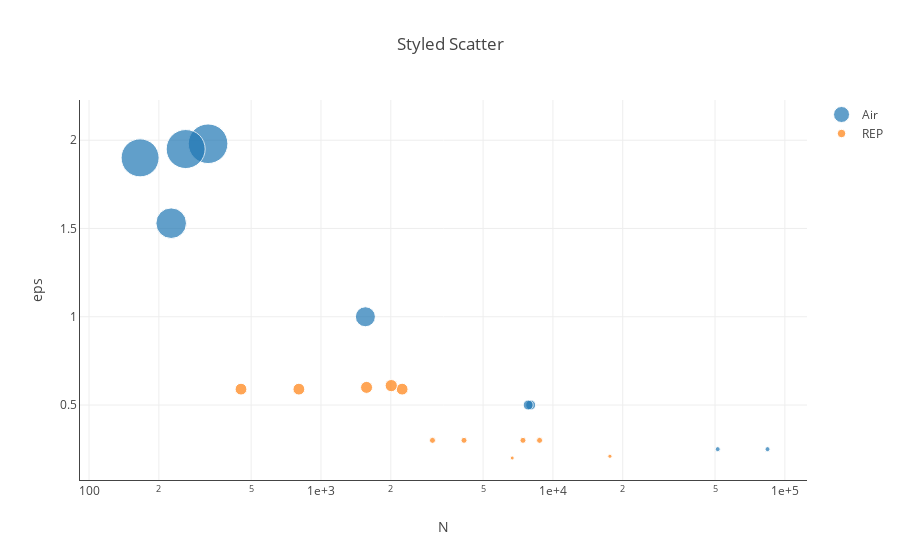

The code cell stored with this chart in its notebook:
### Code cell
varx = 'N'
vary = 'eps'
varname = 'E'
varhover = ['T', 'S']
varsize = 'eps'
factorsize = 20.

traces = []
for vn in df[varname].unique().tolist():
    
    dfaux = df[ df[varname] == vn ]
    
    d = pd.DataFrame()
        
    for k,i in enumerate(varhover):
        d[i] = i + ':' + dfaux[i].astype('str')
        if k < len(varhover) - 1:
            d[i] = d[i].astype('str') + ', '
    
    
    trace0 = go.Scatter(
        x = dfaux[varx],
        y = dfaux[vary],
        name = vn,
        text = d.sum(axis = 1).values.tolist(),
        mode = 'markers',
        marker = dict(
            size = dfaux[varsize] * factorsize,
            #color = 'rgba(152, 0, 0, .8)',
            #line = dict(
                #width = 2,
                #color = 'rgb(0, 0, 0)'
            #)
        )
    )
    
    traces.append(trace0)

data = traces

layout = dict(title = 'Styled Scatter',
              yaxis = dict(title = vary,
                           zeroline = True,
                           showgrid = True,
                           showline = True),
              xaxis = dict(title = varx,
                           zeroline = True,
                           showline = True, 
                           exponentformat='e',
                           showexponent='All',
                           type = 'log')
             )

fig = dict(data= traces, layout=layout)


py.iplot(fig, filename='styled-scatter.html')

### Figure 1 — Plotly figure (JSON) as saved in the notebook; plotly's stock layout.template omitted (floating-point values rounded to 4 significant figures)
{"data": [{"marker": {"size": [20, 10, 10, 5, 5, 39.6, 30.6, 38, 39]}, "mode": "markers", "name": "Air", "text": ["T:20.0, S:tournage", "T:20.0, S:tournage", "T:20.0, S:tournage", "T:20.0, S:poli", "T:20.0, S:poli", "T:20.0, S:tournage", "T:20.0, S:poli", "T:20.0, S:tournage", "T:20.0, S:tournage"], "type": "scatter", "x": [1554, 8022, 7823, 51340, 84201, 326, 226, 166, 261], "y": [1, 0.5, 0.5, 0.25, 0.25, 1.98, 1.53, 1.9, 1.95]}, {"marker": {"size": [4, 11.8, 6, 4.2, 11.8, 6, 11.8, 6, 12, 12.2, 6]}, "mode": "markers", "name": "REP", "text": ["T:325.0, S:poli", "T:100.0, S:poli", "T:325.0, S:poli", "T:325.0, S:poli", "T:325.0, S:poli", "T:300.0, S:poli", "T:325.0, S:pre-ecroui", "T:325.0, S:pre-ecroui", "T:300.0, S:poli", "T:325.0, S:poli", "T:100.0, S:poli"], "type": "scatter", "x": [6675, 452, 3025, 17612, 803, 4137, 2238, 8760, 1572, 2009, 7428], "y": [0.2, 0.59, 0.3, 0.21, 0.59, 0.3, 0.59, 0.3, 0.6, 0.61, 0.3]}], "layout": {"title": "Styled Scatter", "xaxis": {"exponentformat": "e", "showexponent": "All", "showline": true, "title": "N", "type": "log", "zeroline": true}, "yaxis": {"showgrid": true, "showline": true, "title": "eps", "zeroline": true}}}
